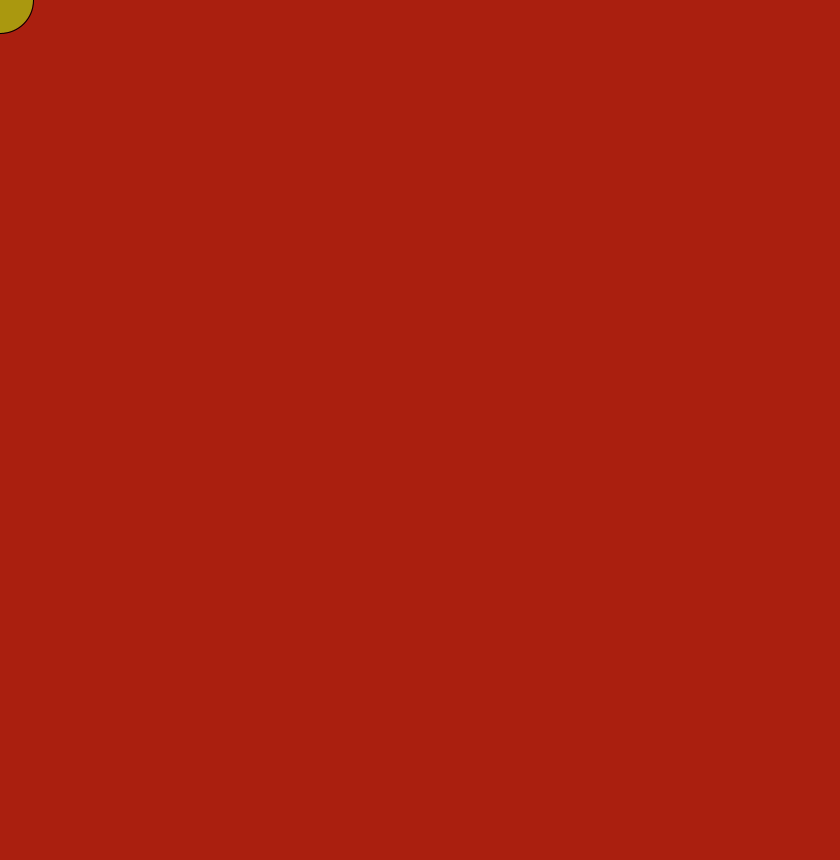
Frame 1 (no input)
Frame 60 (the mouse pressed at the canvas centre just before this capture): identical to frame 1, image omitted
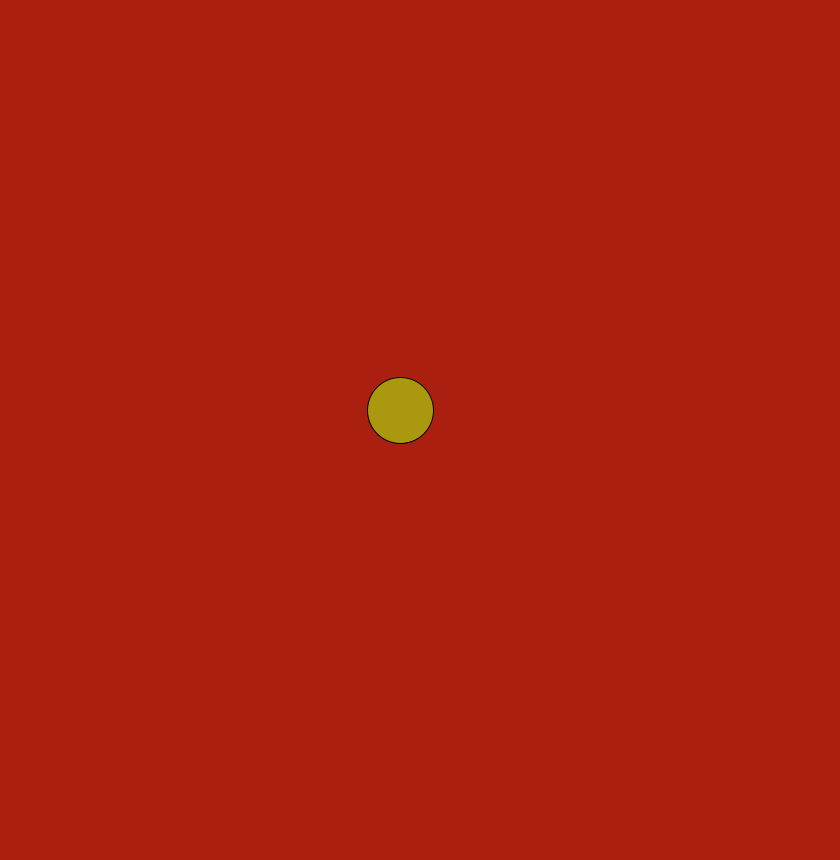
Frame 120 (the mouse held since frame 60 and released just before this capture)

The Processing sketch that drew these frames (run headless with seeded random() and noise(); from frame 60 on, the mouse is pressed at the canvas centre):

// Processing sketch: processing_79839
// ── processing_79839.pde

float x;
float y;
float easing = 0.05;

void setup() {
  size(840, 860); 
  fill(170,152,15);
  
}

void draw() { 
  background(170,31,15);
  
  float targetX = mouseX;
  float dx = targetX - x;
  if(abs(dx) > 1) {
    x += dx * easing;
  }
  
  float targetY = mouseY;
  float dy = targetY - y;
  if(abs(dy) > 1) {
    y += dy * easing;
  }
  
   ellipse(x, y, 66, 66);
  }
